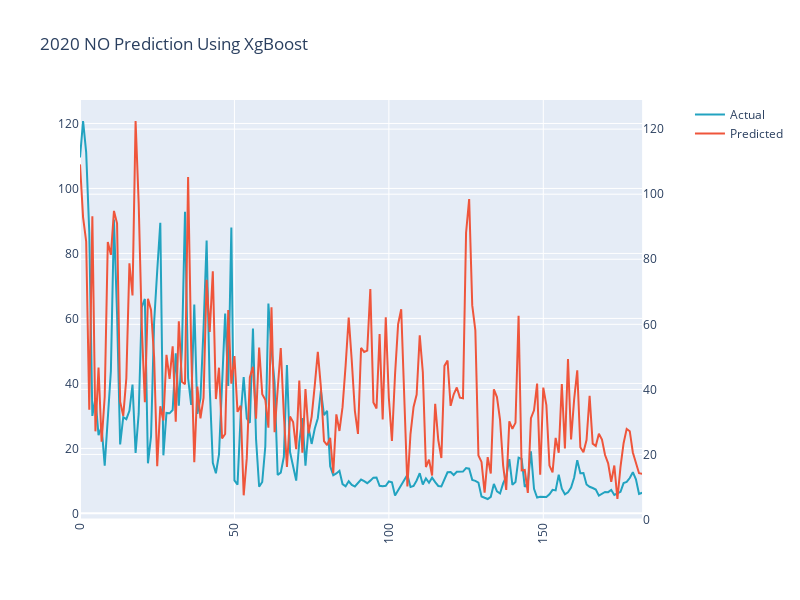

Write notebook code for a chart like this one.
### Code cell
import plotly.graph_objects as go
from plotly.subplots import make_subplots

trace1 = go.Scatter(
   
    y=df_xg.iloc[:,-1],
    name="Actual",
    marker=dict(
        color='rgb(34,163,192)'
               )
)
trace2 = go.Scatter(
    y=df_xg.iloc[:,0],
    
    name='Predicted',
    yaxis='y2'

)
fig = make_subplots(specs=[[{"secondary_y": True}]])
fig.add_trace(trace1)
fig.add_trace(trace2,secondary_y=True)
fig['layout'].update(height = 600, width = 800, title = "2020 NO Prediction Using XgBoost",xaxis=dict(
      tickangle=-90
    ))
fig.show()

### Figure 1 — Plotly figure (JSON) as saved in the notebook; plotly's stock layout.template omitted (floating-point values rounded to 4 significant figures; data arrays with more than 128 entries replaced by an {"elided": "..."} marker saying what was removed)
{"data": [{"marker": {"color": "rgb(34,163,192)"}, "name": "Actual", "type": "scatter", "y": {"elided": "183 float values"}}, {"name": "Predicted", "type": "scatter", "xaxis": "x", "y": {"elided": "183 float values"}, "yaxis": "y2"}], "layout": {"height": 600, "title": {"text": "2020 NO Prediction Using XgBoost"}, "width": 800, "xaxis": {"anchor": "y", "domain": [0, 0.94], "tickangle": -90}, "yaxis": {"anchor": "x", "domain": [0, 1]}, "yaxis2": {"anchor": "x", "overlaying": "y", "side": "right"}}}
